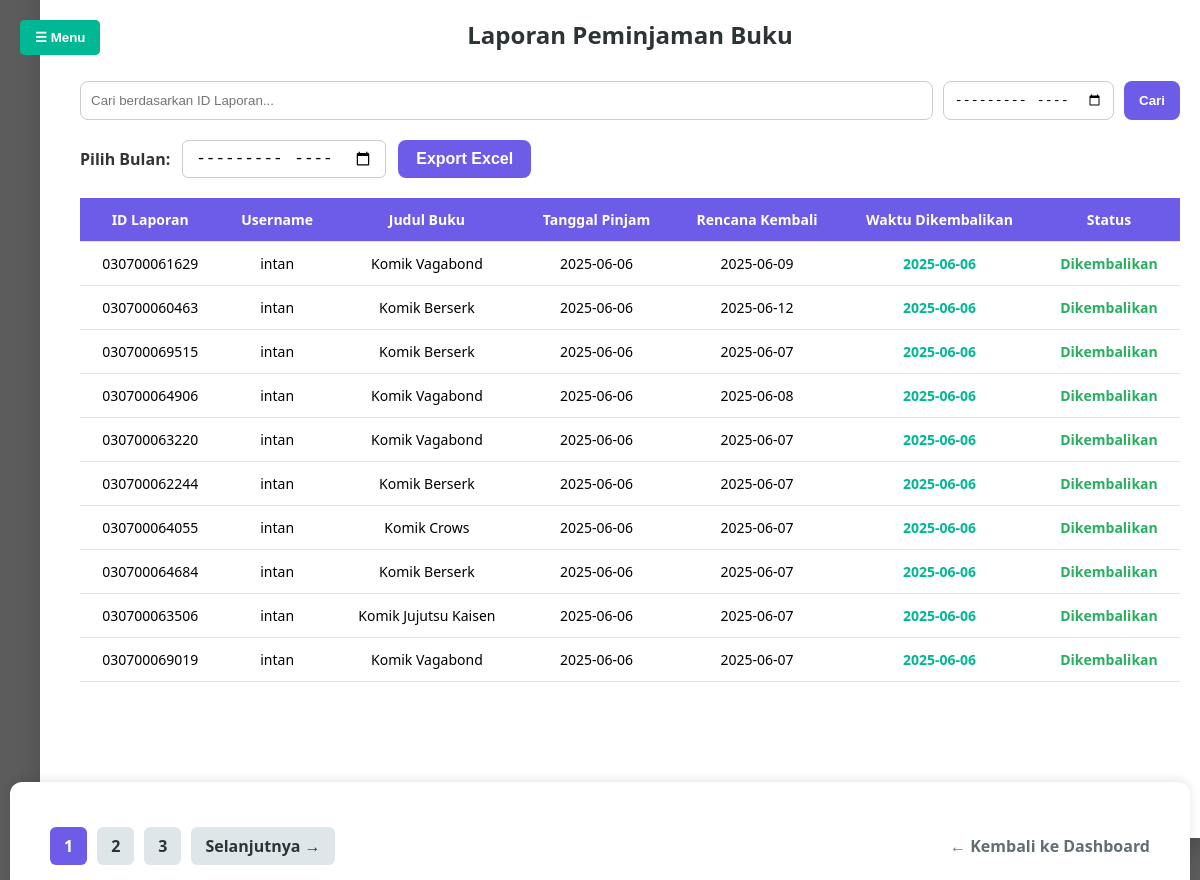
The page /admin-panel/laporan-peminjaman/ (signed in) on the database as committed earlier.
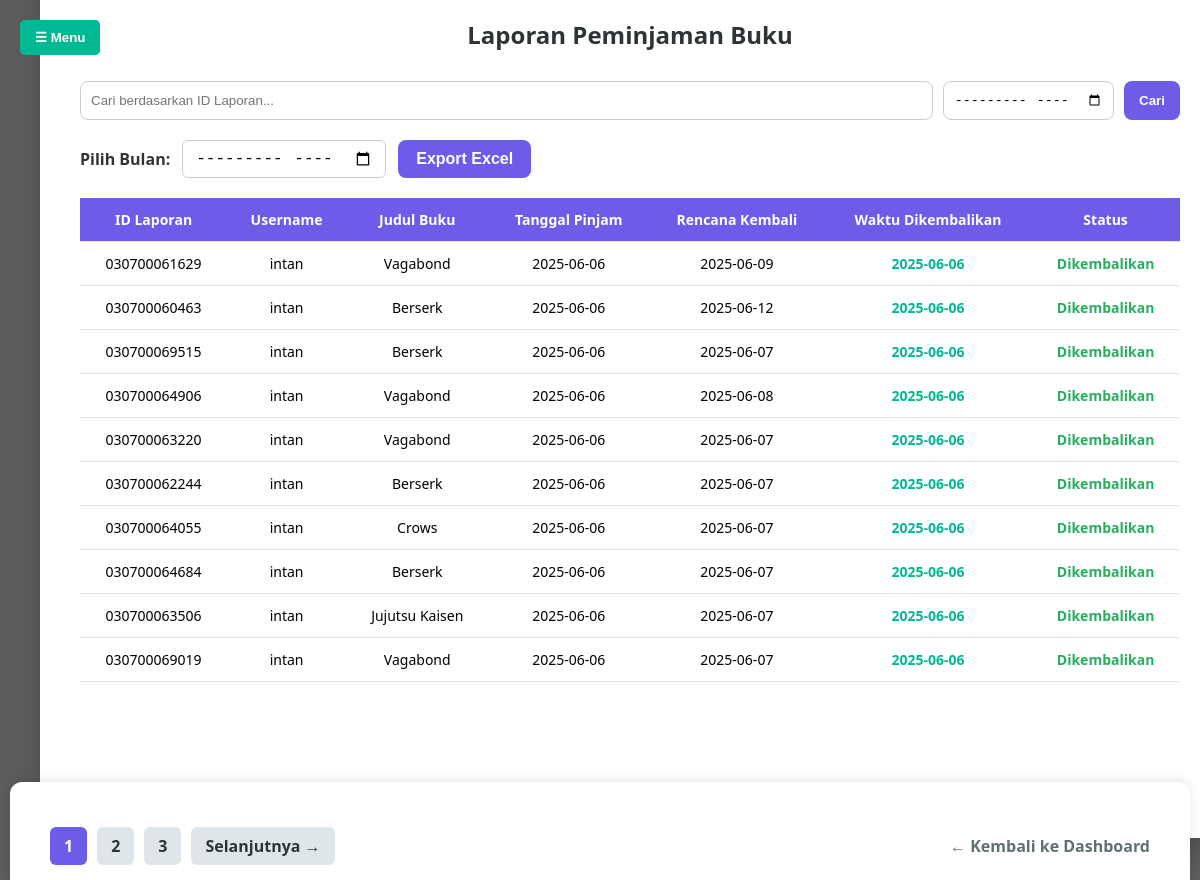
The same page on the database as committed later.
### peminjaman/models.py (models this page shows, shortened)
class Peminjaman(models.Model):
    STATUS_CHOICES = (
        ('menunggu', 'Menunggu Persetujuan'),
        ('disetujui', 'Disetujui'),
        ('ditolak', 'Ditolak'),
    )
    user = models.ForeignKey(User, on_delete=models.CASCADE)
    buku = models.ForeignKey(Buku, on_delete=models.CASCADE)
    tanggal_pinjam = models.DateField(default=timezone.now)
    tanggal_kembali = models.DateField()
    tanggal_dikembalikan = models.DateField(null=True, blank=True)
    kode_laporan = models.CharField(max_length=30, unique=True, blank=True)
    status = models.CharField(max_length=20, choices=STATUS_CHOICES, default='menunggu')
    qr_code_image = models.ImageField(upload_to='qrcodes/', null=True, blank=True)

class Buku(models.Model):
    judul = models.CharField(max_length=200)
    penerbit = models.CharField(max_length=100)
    tahun_terbit = models.IntegerField()
    stok_buku = models.PositiveIntegerField()
    penulis = models.CharField(max_length=100)
    gambar = models.ImageField(upload_to='gambar_buku/', null=True, blank=True)
    jumlah_dipinjam = models.PositiveIntegerField(default=0)

class User(AbstractUser):
    nama_panjang = models.CharField(max_length=100, blank=True)
    tgl_lahir = models.DateField(null=True, blank=True)
    alamat = models.TextField(blank=True)
    JENIS_KELAMIN_CHOICES = (
        ('L', 'Laki-laki'),
        ('P', 'Perempuan'),
    )
    jenis_kelamin = models.CharField(max_length=1, choices=JENIS_KELAMIN_CHOICES, blank=True)
    kode_user = models.CharField(max_length=20, unique=True, blank=True, null=True)

### peminjaman/views.py (the view, shortened to what this page needs)
# urls.py: path('admin-panel/laporan-peminjaman/', views.laporan_peminjaman, name='laporan_peminjaman'),
@login_required
@user_passes_test(is_admin)
def laporan_peminjaman(request):
    query = request.GET.get('q', '').strip()
    bulan = request.GET.get('bulan', '').strip()
    peminjaman_qs = Peminjaman.objects.all().order_by('-tanggal_pinjam')
    if query:
        peminjaman_qs = peminjaman_qs.filter(kode_laporan__icontains=query)
    paginator = Paginator(peminjaman_qs, 10)
    page_number = request.GET.get('page')
    page_obj = paginator.get_page(page_number)
    return render(request, 'admin/laporanpeminjaman.html', {
        'peminjaman': page_obj,
        'query': query,
        'bulan': bulan,
    })

### peminjaman/views.py (called while the page is built)
def is_admin(user):
    return user.is_staff or user.is_superuser

### peminjaman/templates/admin/laporanpeminjaman.html (shortened to what this page needs)
{% load static %}
<!DOCTYPE html>
<html lang="id">
<head>
</head>
<body>
  <button id="menuBtn" class="toggle-button" onclick="openSidebar()">☰ Menu</button>
  {% include 'admin/sidebar.html' %}
  <div class="container">
    <h2>Laporan Peminjaman Buku</h2>
    <form method="get" style="width: 100%; margin-bottom: 20px;">
  <div style="display: flex; gap: 10px; justify-content: center; flex-wrap: wrap;">
    <input type="text" name="q" placeholder="Cari berdasarkan ID Laporan..." value="{{ query }}" style="flex: 1; min-width: 250px; padding: 10px; border-radius: 8px; border: 1px solid #ccc;">
    <input type="month" name="bulan" value="{{ bulan }}" style="padding: 10px; border-radius: 8px; border: 1px solid #ccc;">
    <button type="submit" style="padding: 10px 15px; border: none; background-color: #6c5ce7; color: white; border-radius: 8px; font-weight: bold; cursor: pointer;">Cari</button>
  </div>
</form>
<form method="get" action="{% url 'export_excel' %}" class="export-form">
  <label for="bulan">Pilih Bulan:</label>
  <input type="month" name="bulan" id="bulan">
  <button type="submit">Export Excel</button>
</form>
    {% if peminjaman %}
  <table>
    <thead>
      <tr>
        <th>ID Laporan</th>
        <th>Username</th>
        <th>Judul Buku</th>
        <th>Tanggal Pinjam</th>
        <th>Rencana Kembali</th>
        <th>Waktu Dikembalikan</th>
        <th>Status</th>
      </tr>
    </thead>
    <tbody>
      {% for item in peminjaman %}
        <tr>
          <td data-label="ID Laporan">{{ item.kode_laporan }}</td>
          <td data-label="Username">{{ item.user.username }}</td>
          <td data-label="Judul Buku">{{ item.buku.judul }}</td>
          <td data-label="Tanggal Pinjam">{{ item.tanggal_pinjam|date:"Y-m-d" }}</td>
          <td data-label="Rencana Kembali">{{ item.tanggal_kembali|date:"Y-m-d" }}</td>
          <td data-label="Waktu Dikembalikan">
            {% if item.tanggal_dikembalikan %}
              <span class="kembali">{{ item.tanggal_dikembalikan|date:"Y-m-d" }}</span>
            {% else %}
              <span class="belum">-</span>
            {% endif %}
          </td>
          <td data-label="Status" class="status {% if item.tanggal_dikembalikan %}dikembalikan{% else %}belum{% endif %}">
            {% if item.tanggal_dikembalikan %}
              Dikembalikan
            {% else %}
              Belum Dikembalikan
            {% endif %}
          </td>
        </tr>
      {% endfor %}
    </tbody>
  </table>
{% else %}
  <div style="height: 300px; display: flex; justify-content: center; align-items: center;">
    <div class="empty-message">Tidak ada data peminjaman ditemukan untuk filter yang dipilih.</div>
  </div>
{% endif %}
<div class="fixed-footer">
  <div class="pagination">
    {% if peminjaman.has_other_pages %}
      {% for num in peminjaman.paginator.page_range %}
        {% if peminjaman.number == num %}
          <span class="current">{{ num }}</span>
        {% else %}
          <a href="?q={{ query }}&bulan={{ bulan }}&page={{ num }}">{{ num }}</a>
        {% endif %}
      {% endfor %}
      {% if peminjaman.has_next %}
        <a href="?q={{ query }}&bulan={{ bulan }}&page={{ peminjaman.next_page_number }}">Selanjutnya →</a>
      {% endif %}
    {% else %}
      <span class="no-pagination">1 Halaman</span>
    {% endif %}
  </div>
  <div class="back-link">
    <a href="{% url 'dashboard_admin' %}">← Kembali ke Dashboard</a>
  </div>
</div>
</body>
</html>

Rows that differ between the two databases and show on the page:
changed through a linked row, Peminjaman (number 1 of 10 on the later page): buku.judul "Komik Vagabond" → "Vagabond"
changed through a linked row, Peminjaman (number 2 of 10 on the later page): buku.judul "Komik Berserk" → "Berserk"
changed through a linked row, Peminjaman (number 3 of 10 on the later page): buku.judul "Komik Berserk" → "Berserk"
changed through a linked row, Peminjaman (number 4 of 10 on the later page): buku.judul "Komik Vagabond" → "Vagabond"
changed through a linked row, Peminjaman (number 5 of 10 on the later page): buku.judul "Komik Vagabond" → "Vagabond"
changed through a linked row, Peminjaman (number 6 of 10 on the later page): buku.judul "Komik Berserk" → "Berserk"
changed through a linked row, Peminjaman: buku.judul "Komik Crows" → "Crows"
changed through a linked row, Peminjaman (number 8 of 10 on the later page): buku.judul "Komik Berserk" → "Berserk"
changed through a linked row, Peminjaman: buku.judul "Komik Jujutsu Kaisen" → "Jujutsu Kaisen"
changed through a linked row, Peminjaman (number 10 of 10 on the later page): buku.judul "Komik Vagabond" → "Vagabond"
